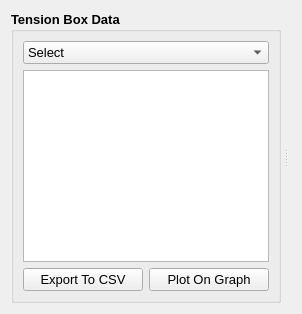
          <widget class="QWidget" name="tab_2">
           <attribute name="title">
            <string>Tension Box</string>
           </attribute>
           <layout class="QGridLayout" name="gridLayout_34">
            <item row="0" column="0">
             <widget class="QSplitter" name="splitter_6">
              <property name="orientation">
               <enum>Qt::Horizontal</enum>
              </property>
              <property name="handleWidth">
               <number>10</number>
              </property>
              <widget class="QGroupBox" name="tbBox_2">
               <property name="minimumSize">
                <size>
                 <width>0</width>
                 <height>0</height>
                </size>
               </property>
               <property name="maximumSize">
                <size>
                 <width>800</width>
                 <height>16777215</height>
                </size>
               </property>
               <property name="font">
                <font>
                 <pointsize>10</pointsize>
                 <weight>75</weight>
                 <bold>true</bold>
                </font>
               </property>
               <property name="title">
                <string>Tension Box Data</string>
               </property>
               <layout class="QGridLayout" name="gridLayout_32">
                <item row="0" column="0" colspan="2">
                 <widget class="QComboBox" name="tbProBox_2">
                  <property name="font">
                   <font>
                    <pointsize>10</pointsize>
                    <weight>50</weight>
                    <bold>false</bold>
                   </font>
                  </property>
                  <property name="currentIndex">
                   <number>0</number>
                  </property>
                  <item>
                   <property name="text">
                    <string>Select</string>
                   </property>
                  </item>
                  <item>
                   <property name="text">
                    <string>Process 3</string>
                   </property>
                  </item>
                  <item>
                   <property name="text">
                    <string>Process 6</string>
                   </property>
                  </item>
                 </widget>
                </item>
                <item row="1" column="0" colspan="2">
                 <widget class="QListWidget" name="tbListWidget_2">
                  <property name="font">
                   <font>
                    <pointsize>8</pointsize>
                    <weight>50</weight>
                    <bold>false</bold>
                   </font>
                  </property>
                 </widget>
                </item>
                <item row="2" column="0">
                 <widget class="QPushButton" name="tbExportButton_2">
                  <property name="font">
                   <font>
                    <pointsize>10</pointsize>
                    <weight>50</weight>
                    <bold>false</bold>
                   </font>
                  </property>
                  <property name="text">
                   <string>Export To CSV</string>
                  </property>
                 </widget>
                </item>
                <item row="2" column="1">
                 <widget class="QPushButton" name="tbPlotButton_2">
                  <property name="font">
                   <font>
                    <pointsize>10</pointsize>
                    <weight>50</weight>
                    <bold>false</bold>
                   </font>
                  </property>
                  <property name="text">
                   <string>Plot On Graph</string>
                  </property>
                 </widget>
                </item>
               </layout>
              </widget>
              <widget class="QWidget" name="layoutWidget_6">
               <layout class="QVBoxLayout" name="strawGraphLayout_2"/>
              </widget>
             </widget>
            </item>
           </layout>
          </widget>
